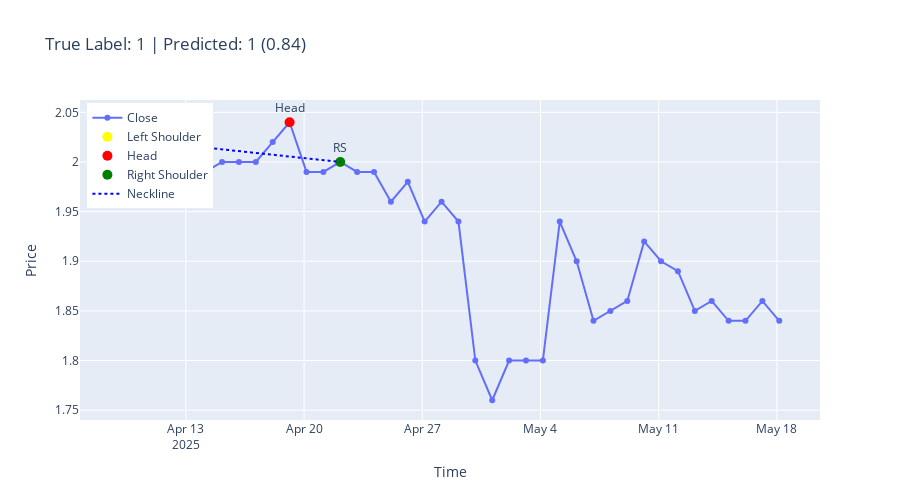
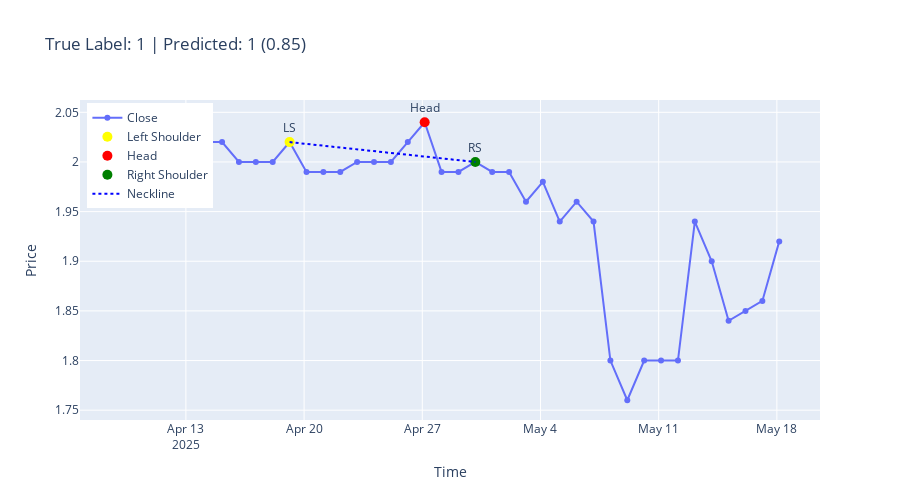
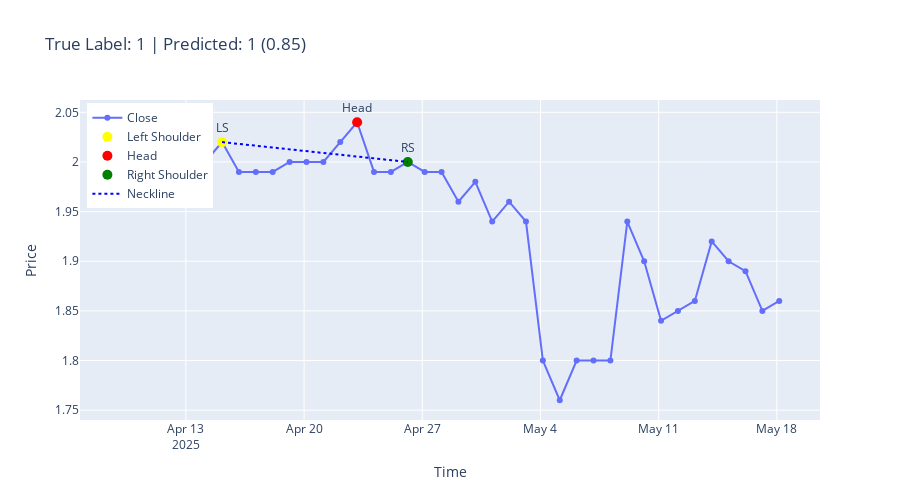
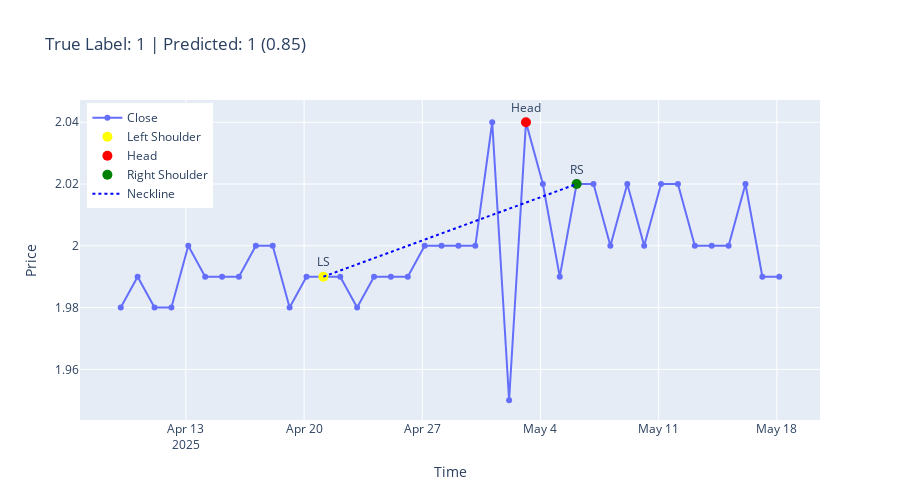

The code cell stored with these charts, in order, in its notebook:
### Code cell
import plotly.graph_objects as go
import numpy as np
import pandas as pd

def mark_head_and_shoulders(close, tolerance=0.05):
    from scipy.signal import find_peaks
    peaks, _ = find_peaks(close, distance=3)
    if len(peaks) < 3:
        return None
    for i in range(len(peaks) - 2):
        ls, head, rs = peaks[i], peaks[i + 1], peaks[i + 2]
        ls_val, head_val, rs_val = close[ls], close[head], close[rs]
        if head_val > ls_val and head_val > rs_val:
            if abs(ls_val - rs_val) / max(ls_val, rs_val) < tolerance:
                return ls, head, rs
    return None

num_samples_to_plot = 5
indices = np.random.choice(len(X_test), num_samples_to_plot, replace=False)

for idx in indices:
    sample = X_test[idx].squeeze()  # Shape: (window,)
    true_label = y_test[idx]
    pred = model.predict(np.expand_dims(X_test[idx], axis=0))[0][0]
    pred_label = 1 if pred >= 0.5 else 0

    # Prepare time index
    time = pd.date_range(end=pd.Timestamp.today(), periods=len(sample))

    # Detect Head and Shoulders
    hs_points = mark_head_and_shoulders(sample)

    # Plot line chart for close price
    fig = go.Figure()
    fig.add_trace(go.Scatter(
        x=time,
        y=sample,
        mode='lines+markers',
        name='Close'
    ))

    if hs_points:
        ls, head, rs = hs_points
        fig.add_trace(go.Scatter(
            x=[time[ls]], y=[sample[ls]],
            mode='markers+text',
            marker=dict(color='yellow', size=10),
            text=["LS"], name="Left Shoulder", textposition="top center"
        ))
        fig.add_trace(go.Scatter(
            x=[time[head]], y=[sample[head]],
            mode='markers+text',
            marker=dict(color='red', size=10),
            text=["Head"], name="Head", textposition="top center"
        ))
        fig.add_trace(go.Scatter(
            x=[time[rs]], y=[sample[rs]],
            mode='markers+text',
            marker=dict(color='green', size=10),
            text=["RS"], name="Right Shoulder", textposition="top center"
        ))
        # Neckline
        fig.add_trace(go.Scatter(
            x=[time[ls], time[rs]],
            y=[sample[ls], sample[rs]],
            mode='lines',
            line=dict(color='blue', dash='dot'),
            name='Neckline'
        ))

    fig.update_layout(
        title=f"True Label: {true_label} | Predicted: {pred_label} ({pred:.2f})",
        xaxis_title="Time",
        yaxis_title="Price",
        width=900, height=500,
        legend=dict(x=0.01, y=0.99)
    )
    fig.show()

### Figure 1 — Plotly figure (JSON) as saved in the notebook; plotly's stock layout.template omitted (floating-point values rounded to 4 significant figures)
{"data": [{"mode": "lines+markers", "name": "Close", "type": "scatter", "x": ["2025-04-09T03:23:27.807855000", "2025-04-10T03:23:27.807855000", "2025-04-11T03:23:27.807855000", "2025-04-12T03:23:27.807855000", "2025-04-13T03:23:27.807855000", "2025-04-14T03:23:27.807855000", "2025-04-15T03:23:27.807855000", "2025-04-16T03:23:27.807855000", "2025-04-17T03:23:27.807855000", "2025-04-18T03:23:27.807855000", "2025-04-19T03:23:27.807855000", "2025-04-20T03:23:27.807855000", "2025-04-21T03:23:27.807855000", "2025-04-22T03:23:27.807855000", "2025-04-23T03:23:27.807855000", "2025-04-24T03:23:27.807855000", "2025-04-25T03:23:27.807855000", "2025-04-26T03:23:27.807855000", "2025-04-27T03:23:27.807855000", "2025-04-28T03:23:27.807855000", "2025-04-29T03:23:27.807855000", "2025-04-30T03:23:27.807855000", "2025-05-01T03:23:27.807855000", "2025-05-02T03:23:27.807855000", "2025-05-03T03:23:27.807855000", "2025-05-04T03:23:27.807855000", "2025-05-05T03:23:27.807855000", "2025-05-06T03:23:27.807855000", "2025-05-07T03:23:27.807855000", "2025-05-08T03:23:27.807855000", "2025-05-09T03:23:27.807855000", "2025-05-10T03:23:27.807855000", "2025-05-11T03:23:27.807855000", "2025-05-12T03:23:27.807855000", "2025-05-13T03:23:27.807855000", "2025-05-14T03:23:27.807855000", "2025-05-15T03:23:27.807855000", "2025-05-16T03:23:27.807855000", "2025-05-17T03:23:27.807855000", "2025-05-18T03:23:27.807855000"], "y": [2.0, 2.0, 2.02, 1.99, 1.99, 1.99, 2.0, 2.0, 2.0, 2.02, 2.04, 1.99, 1.99, 2.0, 1.99, 1.99, 1.96, 1.98, 1.94, 1.96, 1.94, 1.8, 1.76, 1.8, 1.8, 1.8, 1.94, 1.9, 1.84, 1.85, 1.86, 1.92, 1.9, 1.89, 1.85, 1.86, 1.84, 1.84, 1.86, 1.84]}, {"marker": {"color": "yellow", "size": 10}, "mode": "markers+text", "name": "Left Shoulder", "text": ["LS"], "textposition": "top center", "type": "scatter", "x": ["2025-04-11T03:23:27.807855"], "y": [2.02]}, {"marker": {"color": "red", "size": 10}, "mode": "markers+text", "name": "Head", "text": ["Head"], "textposition": "top center", "type": "scatter", "x": ["2025-04-19T03:23:27.807855"], "y": [2.04]}, {"marker": {"color": "green", "size": 10}, "mode": "markers+text", "name": "Right Shoulder", "text": ["RS"], "textposition": "top center", "type": "scatter", "x": ["2025-04-22T03:23:27.807855"], "y": [2]}, {"line": {"color": "blue", "dash": "dot"}, "mode": "lines", "name": "Neckline", "type": "scatter", "x": ["2025-04-11T03:23:27.807855", "2025-04-22T03:23:27.807855"], "y": [2.02, 2]}], "layout": {"height": 500, "legend": {"x": 0.01, "y": 0.99}, "title": {"text": "True Label: 1 | Predicted: 1 (0.84)"}, "width": 900, "xaxis": {"title": {"text": "Time"}}, "yaxis": {"title": {"text": "Price"}}}}

### Figure 2 — Plotly figure (JSON) as saved in the notebook; plotly's stock layout.template omitted (floating-point values rounded to 4 significant figures)
{"data": [{"mode": "lines+markers", "name": "Close", "type": "scatter", "x": ["2025-04-09T03:23:27.857098000", "2025-04-10T03:23:27.857098000", "2025-04-11T03:23:27.857098000", "2025-04-12T03:23:27.857098000", "2025-04-13T03:23:27.857098000", "2025-04-14T03:23:27.857098000", "2025-04-15T03:23:27.857098000", "2025-04-16T03:23:27.857098000", "2025-04-17T03:23:27.857098000", "2025-04-18T03:23:27.857098000", "2025-04-19T03:23:27.857098000", "2025-04-20T03:23:27.857098000", "2025-04-21T03:23:27.857098000", "2025-04-22T03:23:27.857098000", "2025-04-23T03:23:27.857098000", "2025-04-24T03:23:27.857098000", "2025-04-25T03:23:27.857098000", "2025-04-26T03:23:27.857098000", "2025-04-27T03:23:27.857098000", "2025-04-28T03:23:27.857098000", "2025-04-29T03:23:27.857098000", "2025-04-30T03:23:27.857098000", "2025-05-01T03:23:27.857098000", "2025-05-02T03:23:27.857098000", "2025-05-03T03:23:27.857098000", "2025-05-04T03:23:27.857098000", "2025-05-05T03:23:27.857098000", "2025-05-06T03:23:27.857098000", "2025-05-07T03:23:27.857098000", "2025-05-08T03:23:27.857098000", "2025-05-09T03:23:27.857098000", "2025-05-10T03:23:27.857098000", "2025-05-11T03:23:27.857098000", "2025-05-12T03:23:27.857098000", "2025-05-13T03:23:27.857098000", "2025-05-14T03:23:27.857098000", "2025-05-15T03:23:27.857098000", "2025-05-16T03:23:27.857098000", "2025-05-17T03:23:27.857098000", "2025-05-18T03:23:27.857098000"], "y": [2.02, 2.02, 2.0, 2.02, 2.0, 2.02, 2.02, 2.0, 2.0, 2.0, 2.02, 1.99, 1.99, 1.99, 2.0, 2.0, 2.0, 2.02, 2.04, 1.99, 1.99, 2.0, 1.99, 1.99, 1.96, 1.98, 1.94, 1.96, 1.94, 1.8, 1.76, 1.8, 1.8, 1.8, 1.94, 1.9, 1.84, 1.85, 1.86, 1.92]}, {"marker": {"color": "yellow", "size": 10}, "mode": "markers+text", "name": "Left Shoulder", "text": ["LS"], "textposition": "top center", "type": "scatter", "x": ["2025-04-19T03:23:27.857098"], "y": [2.02]}, {"marker": {"color": "red", "size": 10}, "mode": "markers+text", "name": "Head", "text": ["Head"], "textposition": "top center", "type": "scatter", "x": ["2025-04-27T03:23:27.857098"], "y": [2.04]}, {"marker": {"color": "green", "size": 10}, "mode": "markers+text", "name": "Right Shoulder", "text": ["RS"], "textposition": "top center", "type": "scatter", "x": ["2025-04-30T03:23:27.857098"], "y": [2]}, {"line": {"color": "blue", "dash": "dot"}, "mode": "lines", "name": "Neckline", "type": "scatter", "x": ["2025-04-19T03:23:27.857098", "2025-04-30T03:23:27.857098"], "y": [2.02, 2]}], "layout": {"height": 500, "legend": {"x": 0.01, "y": 0.99}, "title": {"text": "True Label: 1 | Predicted: 1 (0.85)"}, "width": 900, "xaxis": {"title": {"text": "Time"}}, "yaxis": {"title": {"text": "Price"}}}}

### Figure 3 — Plotly figure (JSON) as saved in the notebook; plotly's stock layout.template omitted (floating-point values rounded to 4 significant figures)
{"data": [{"mode": "lines+markers", "name": "Close", "type": "scatter", "x": ["2025-04-09T03:23:27.960070000", "2025-04-10T03:23:27.960070000", "2025-04-11T03:23:27.960070000", "2025-04-12T03:23:27.960070000", "2025-04-13T03:23:27.960070000", "2025-04-14T03:23:27.960070000", "2025-04-15T03:23:27.960070000", "2025-04-16T03:23:27.960070000", "2025-04-17T03:23:27.960070000", "2025-04-18T03:23:27.960070000", "2025-04-19T03:23:27.960070000", "2025-04-20T03:23:27.960070000", "2025-04-21T03:23:27.960070000", "2025-04-22T03:23:27.960070000", "2025-04-23T03:23:27.960070000", "2025-04-24T03:23:27.960070000", "2025-04-25T03:23:27.960070000", "2025-04-26T03:23:27.960070000", "2025-04-27T03:23:27.960070000", "2025-04-28T03:23:27.960070000", "2025-04-29T03:23:27.960070000", "2025-04-30T03:23:27.960070000", "2025-05-01T03:23:27.960070000", "2025-05-02T03:23:27.960070000", "2025-05-03T03:23:27.960070000", "2025-05-04T03:23:27.960070000", "2025-05-05T03:23:27.960070000", "2025-05-06T03:23:27.960070000", "2025-05-07T03:23:27.960070000", "2025-05-08T03:23:27.960070000", "2025-05-09T03:23:27.960070000", "2025-05-10T03:23:27.960070000", "2025-05-11T03:23:27.960070000", "2025-05-12T03:23:27.960070000", "2025-05-13T03:23:27.960070000", "2025-05-14T03:23:27.960070000", "2025-05-15T03:23:27.960070000", "2025-05-16T03:23:27.960070000", "2025-05-17T03:23:27.960070000", "2025-05-18T03:23:27.960070000"], "y": [2.0, 2.02, 2.02, 2.0, 2.0, 2.0, 2.02, 1.99, 1.99, 1.99, 2.0, 2.0, 2.0, 2.02, 2.04, 1.99, 1.99, 2.0, 1.99, 1.99, 1.96, 1.98, 1.94, 1.96, 1.94, 1.8, 1.76, 1.8, 1.8, 1.8, 1.94, 1.9, 1.84, 1.85, 1.86, 1.92, 1.9, 1.89, 1.85, 1.86]}, {"marker": {"color": "yellow", "size": 10}, "mode": "markers+text", "name": "Left Shoulder", "text": ["LS"], "textposition": "top center", "type": "scatter", "x": ["2025-04-15T03:23:27.960070"], "y": [2.02]}, {"marker": {"color": "red", "size": 10}, "mode": "markers+text", "name": "Head", "text": ["Head"], "textposition": "top center", "type": "scatter", "x": ["2025-04-23T03:23:27.960070"], "y": [2.04]}, {"marker": {"color": "green", "size": 10}, "mode": "markers+text", "name": "Right Shoulder", "text": ["RS"], "textposition": "top center", "type": "scatter", "x": ["2025-04-26T03:23:27.960070"], "y": [2]}, {"line": {"color": "blue", "dash": "dot"}, "mode": "lines", "name": "Neckline", "type": "scatter", "x": ["2025-04-15T03:23:27.960070", "2025-04-26T03:23:27.960070"], "y": [2.02, 2]}], "layout": {"height": 500, "legend": {"x": 0.01, "y": 0.99}, "title": {"text": "True Label: 1 | Predicted: 1 (0.85)"}, "width": 900, "xaxis": {"title": {"text": "Time"}}, "yaxis": {"title": {"text": "Price"}}}}

### Figure 4 — Plotly figure (JSON) as saved in the notebook; plotly's stock layout.template omitted (floating-point values rounded to 4 significant figures)
{"data": [{"mode": "lines+markers", "name": "Close", "type": "scatter", "x": ["2025-04-09T03:23:28.010553000", "2025-04-10T03:23:28.010553000", "2025-04-11T03:23:28.010553000", "2025-04-12T03:23:28.010553000", "2025-04-13T03:23:28.010553000", "2025-04-14T03:23:28.010553000", "2025-04-15T03:23:28.010553000", "2025-04-16T03:23:28.010553000", "2025-04-17T03:23:28.010553000", "2025-04-18T03:23:28.010553000", "2025-04-19T03:23:28.010553000", "2025-04-20T03:23:28.010553000", "2025-04-21T03:23:28.010553000", "2025-04-22T03:23:28.010553000", "2025-04-23T03:23:28.010553000", "2025-04-24T03:23:28.010553000", "2025-04-25T03:23:28.010553000", "2025-04-26T03:23:28.010553000", "2025-04-27T03:23:28.010553000", "2025-04-28T03:23:28.010553000", "2025-04-29T03:23:28.010553000", "2025-04-30T03:23:28.010553000", "2025-05-01T03:23:28.010553000", "2025-05-02T03:23:28.010553000", "2025-05-03T03:23:28.010553000", "2025-05-04T03:23:28.010553000", "2025-05-05T03:23:28.010553000", "2025-05-06T03:23:28.010553000", "2025-05-07T03:23:28.010553000", "2025-05-08T03:23:28.010553000", "2025-05-09T03:23:28.010553000", "2025-05-10T03:23:28.010553000", "2025-05-11T03:23:28.010553000", "2025-05-12T03:23:28.010553000", "2025-05-13T03:23:28.010553000", "2025-05-14T03:23:28.010553000", "2025-05-15T03:23:28.010553000", "2025-05-16T03:23:28.010553000", "2025-05-17T03:23:28.010553000", "2025-05-18T03:23:28.010553000"], "y": [1.98, 1.99, 1.98, 1.98, 2.0, 1.99, 1.99, 1.99, 2.0, 2.0, 1.98, 1.99, 1.99, 1.99, 1.98, 1.99, 1.99, 1.99, 2.0, 2.0, 2.0, 2.0, 2.04, 1.95, 2.04, 2.02, 1.99, 2.02, 2.02, 2.0, 2.02, 2.0, 2.02, 2.02, 2.0, 2.0, 2.0, 2.02, 1.99, 1.99]}, {"marker": {"color": "yellow", "size": 10}, "mode": "markers+text", "name": "Left Shoulder", "text": ["LS"], "textposition": "top center", "type": "scatter", "x": ["2025-04-21T03:23:28.010553"], "y": [1.99]}, {"marker": {"color": "red", "size": 10}, "mode": "markers+text", "name": "Head", "text": ["Head"], "textposition": "top center", "type": "scatter", "x": ["2025-05-03T03:23:28.010553"], "y": [2.04]}, {"marker": {"color": "green", "size": 10}, "mode": "markers+text", "name": "Right Shoulder", "text": ["RS"], "textposition": "top center", "type": "scatter", "x": ["2025-05-06T03:23:28.010553"], "y": [2.02]}, {"line": {"color": "blue", "dash": "dot"}, "mode": "lines", "name": "Neckline", "type": "scatter", "x": ["2025-04-21T03:23:28.010553", "2025-05-06T03:23:28.010553"], "y": [1.99, 2.02]}], "layout": {"height": 500, "legend": {"x": 0.01, "y": 0.99}, "title": {"text": "True Label: 1 | Predicted: 1 (0.85)"}, "width": 900, "xaxis": {"title": {"text": "Time"}}, "yaxis": {"title": {"text": "Price"}}}}
